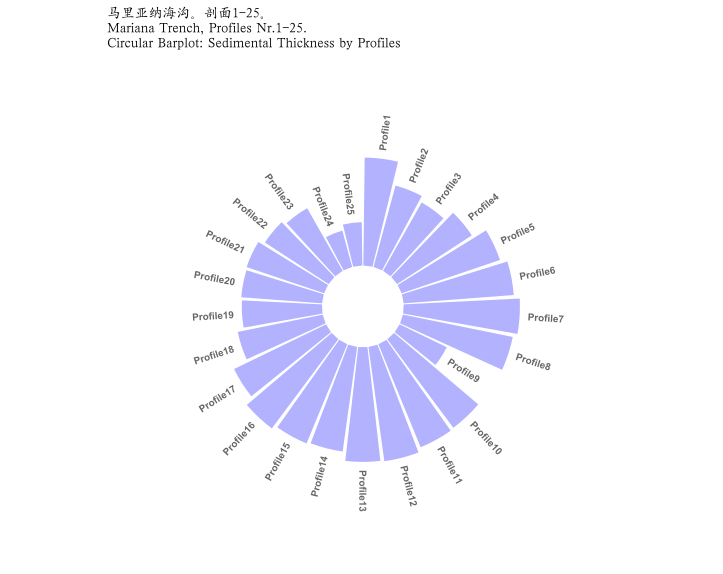

Source code (R):
# Круговая диаграмма пакетом tidyverse // Circular Barplot 

# ЧАСТЬ-1. готовим датафрейм. 
	# шаг-1. вчитываем таблицу с данными. делаем из нее исходный датафрейм. чистим датафрейм от NA
MDepths <- read.csv("Morphology.csv", header=TRUE, sep = ",")
MDF <- na.omit(MDepths) 
row.has.na <- apply(MDF, 1, function(x){any(is.na(x))}) 
sum(row.has.na) 
head(MDF)

library(tidyverse)
	# шаг-2 создаем короткий датафрейм всего из 3 значений (value - длина лепестка круга)
data<- data.frame(
	id = MDF$profile, # номера как факторное значение, т.е. просто перечисление, здесь 1:25
	individual = paste("Profile", seq(1,25), sep=""),
	value = MDF$sedim_thick) # value - длина лепестка круга

# ЧАСТЬ-2. создаем ярлычки-лейблы для каждого лепестка круга

	# шаг-3 из датафрейма берем информацию для ярлыков // Get the name and the y position of each label
label_data = data 
	# шаг-4 подсчитываем углы calculate the ANGLE of the labels 
	number_of_bar=nrow(label_data) 
	angle = 90 - 360 * (label_data$id-0.5) /number_of_bar     # I substract 0.5 because the letter must have the angle of the center of the bars. Not extreme right(1) or extreme left (0)
	# шаг-5. распределяем ярлычки справа-слева // calculate the alignment of labels: right or left/
# If I am on the left part of the plot, my labels have currently an angle < -90 
label_data$hjust<-ifelse(angle < -90, 1, 0)
	# шаг-6. переворачиваем ярлычки при переходе через 180 гр. // flip angle BY to make them readable 
label_data$angle<-ifelse(angle < -90, angle+180, angle)

# ЧАСТЬ-3 теперь рисуем сам круг. 
	 
	# шаг-7. 
p <- ggplot(data, aes(x = as.factor(id), y = value, fill = id)) +
	geom_bar(stat = "identity", fill = alpha("blue", 0.3)) +
	ylim(-50,200) + # ylim задает 2 диаметра круга - внешний и внутренний. 
# здесь: ylim у меня 150, т.к. все значения value не превышают 200 (т.е. внешний круг) 
# значение -50 - диаметр внутреннего кружка. здесь у меня -50.
	theme_minimal() +  
	theme(     
		axis.text = element_blank(),     
		axis.title = element_blank(), 
		plot.title = element_text(margin = margin(t = 0, r = 0, b = 0, l = 0), family = "Kai", size = 10, face = "bold"),
		panel.grid = element_blank()) +    
	coord_polar(start = 0) +
	geom_text(data=label_data, aes(x = id, y = value+10, label = individual, hjust = label_data$hjust), color = "black", fontface = "bold",alpha=0.6, size=2.5, angle = label_data$angle, inherit.aes = FALSE ) +
	ggtitle("马里亚纳海沟。剖面1-25。\nMariana Trench, Profiles Nr.1-25. \nCircular Barplot: Sedimental Thickness by Profiles") 
p
